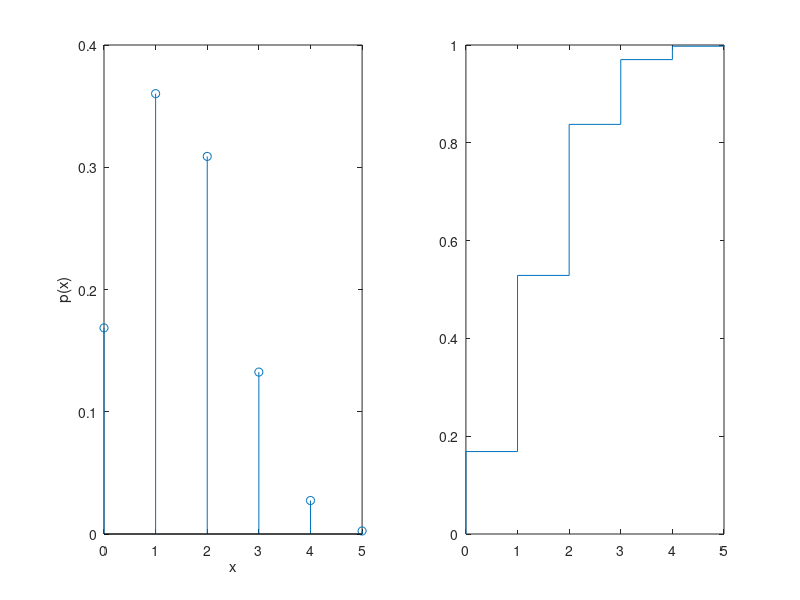

Recreate this plot in MATLAB.
%a)
N = 1e5;
p = 0.3;     %probabilidade de peça defeituosa
n = 5;       %nº de peças escolhidas aleatoriamente
%%i)

xi = [0, 1, 2, 3, 4, 5];

tentativas = rand(5, N) < p;

pX = zeros(length(xi), 1);

for c = 1 : N

   coluna = tentativas(:, c);

   defeituosas_index = sum(coluna) + 1;

   pX(defeituosas_index) = pX(defeituosas_index) + 1;

end

pX = pX / N;

subplot(121)
stem(xi, pX), xlabel('x'), ylabel('p(x)');


%%ii)
subplot(122)
fX = cumsum(pX);
stairs([0, xi], [0; fX]); 

%%iii)

resultado_a_iii = fX(xi==2);


%%%%%%%%%%%%%%%%%%%%%%%%
%b)
%%i)

i = 1;
pt = zeros(length(xi), 1);
ft = zeros(length(xi), 1);

for k = xi
    pt(i) = nchoosek(n , k) * p ^k * (1 - p)^(n-k);
    
    if (i > 1)
        ft(i) = pt(i) + ft(i-1);
    else
        ft(i) = pt(i);
    end
    i = i + 1;
end


%%ii)

resultado_b_ii = ft(xi==2);


